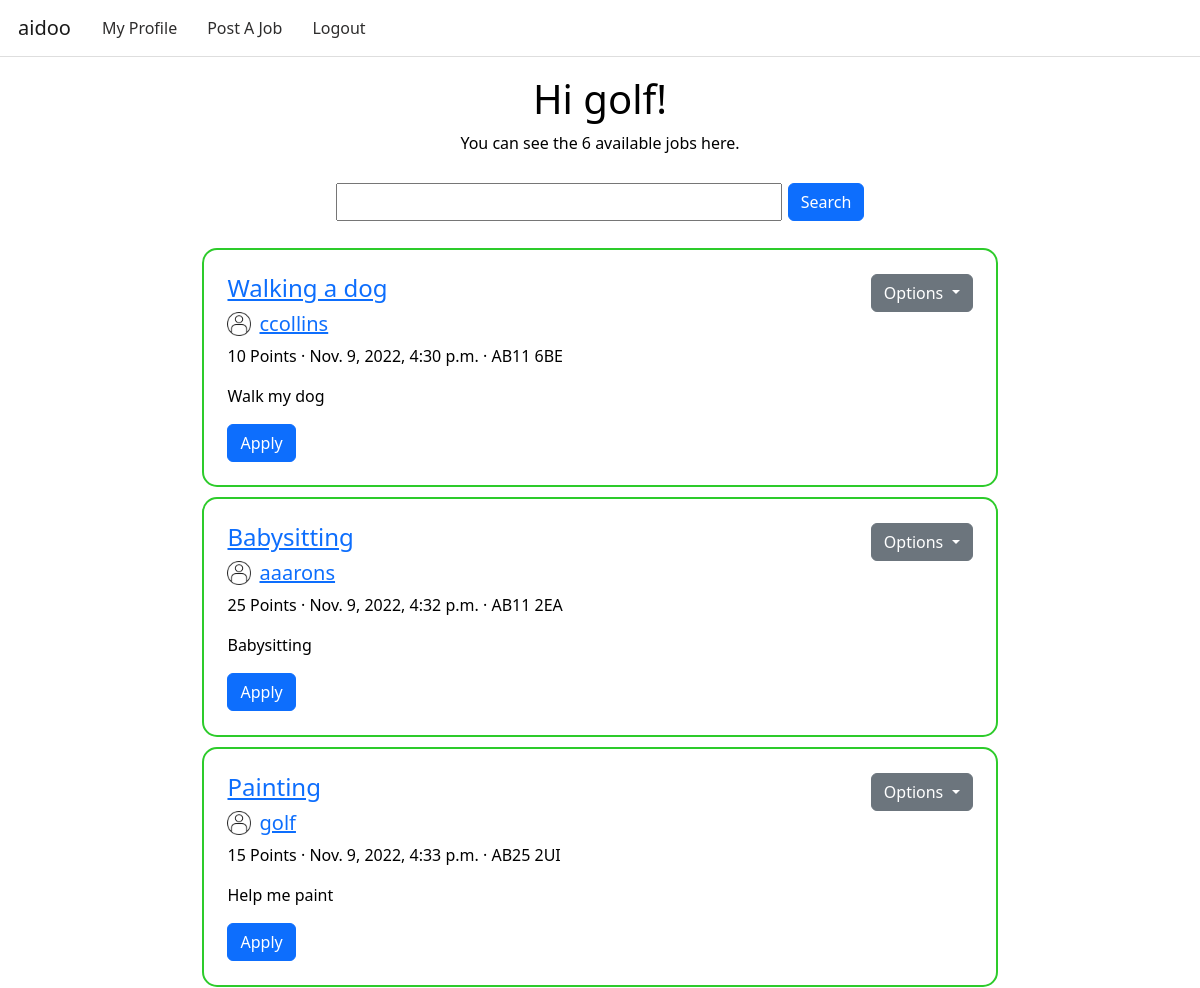
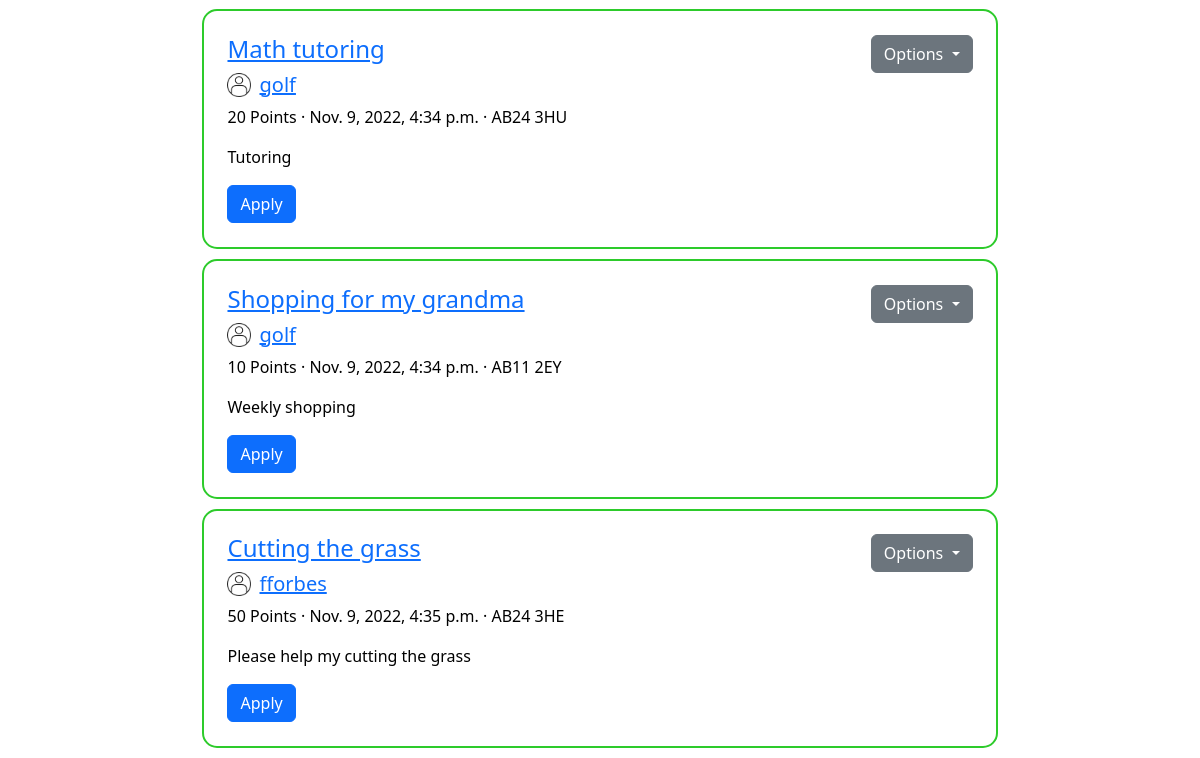
Page /jobs/ (signed in) on the earlier database version (2 pictures, top to bottom).
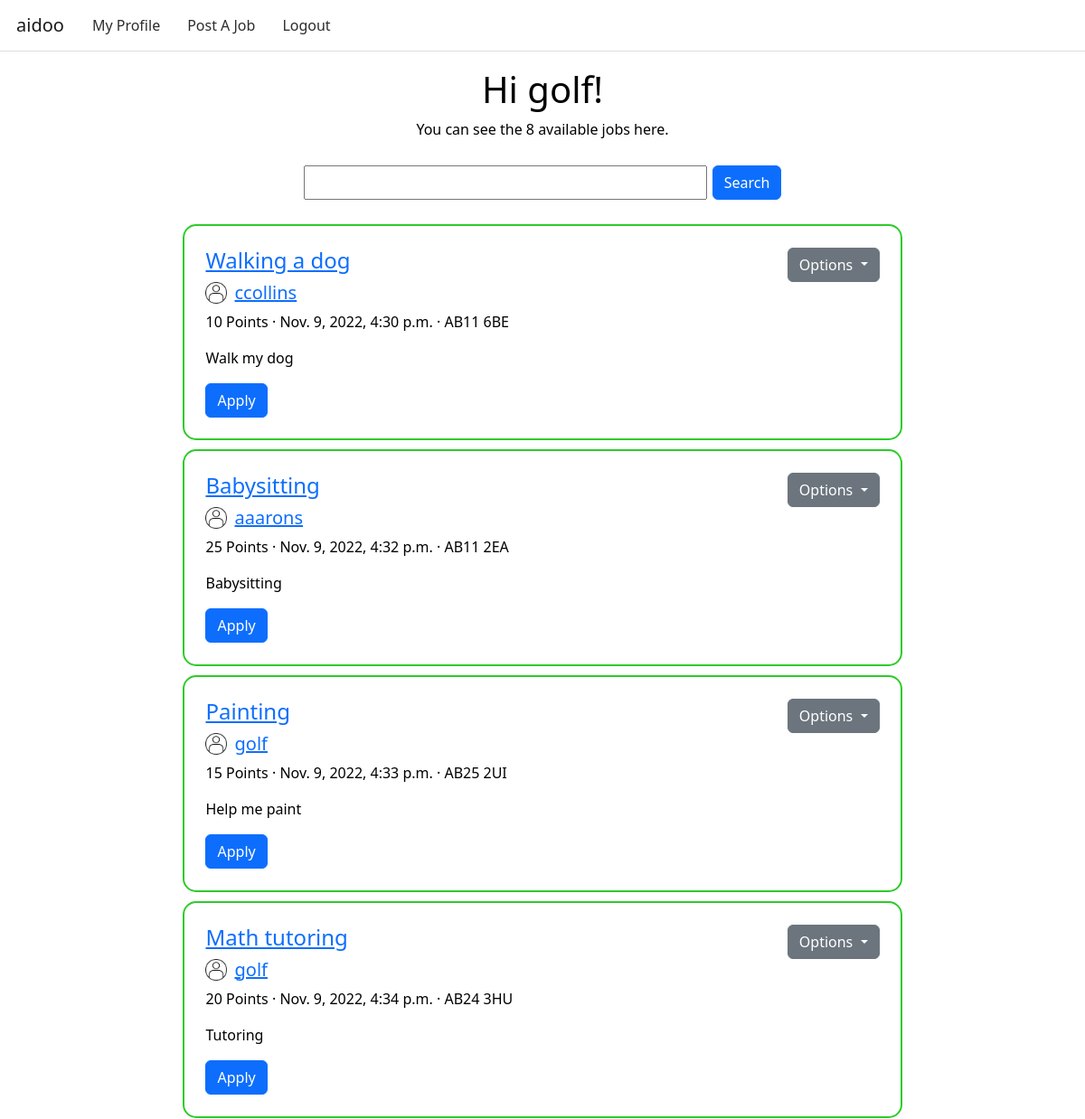
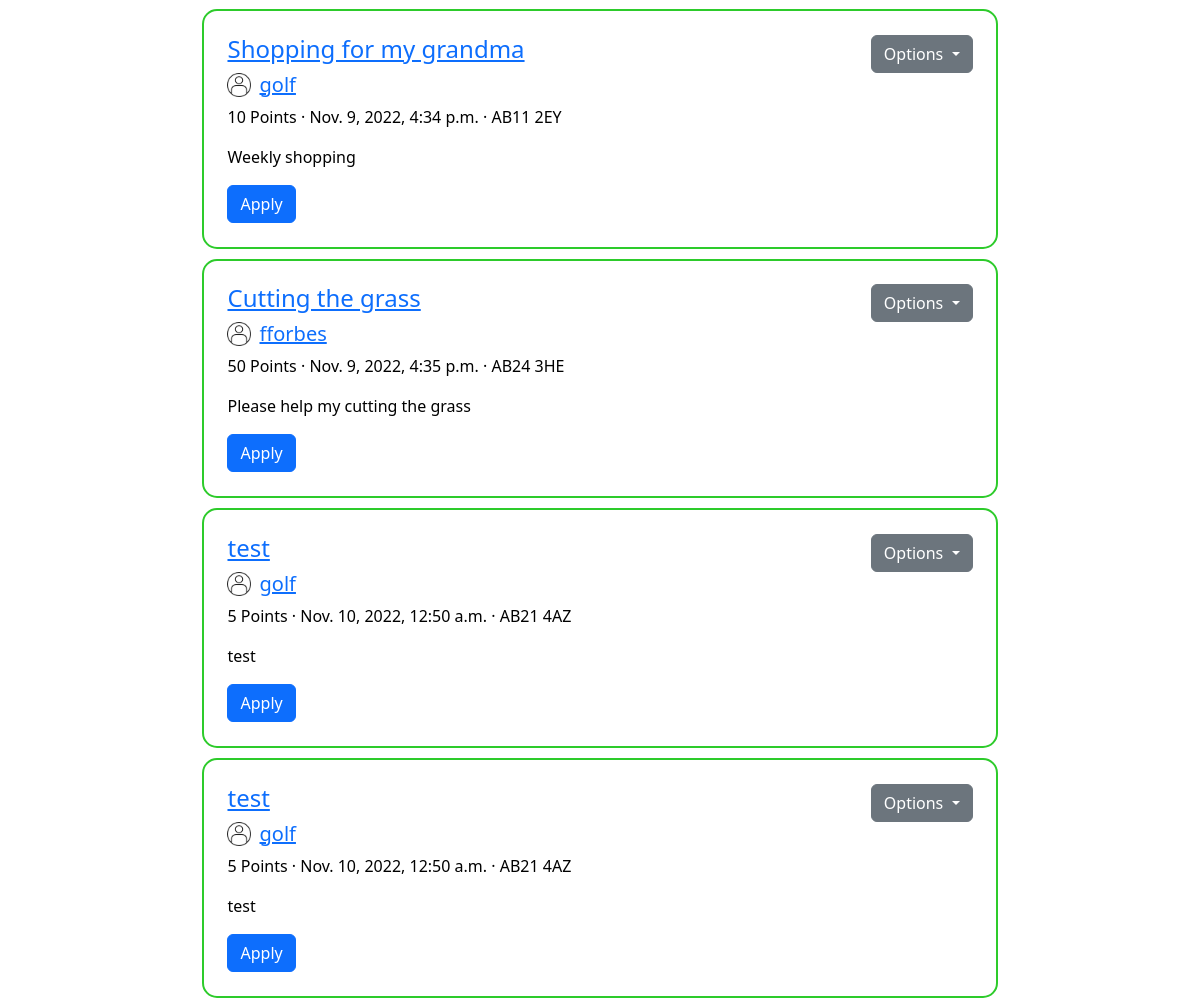
Same page on the later database version (2 pictures, top to bottom).
### jobs/models.py (models this page shows)
class JobPosting(models.Model):
    job_id = models.BigAutoField(primary_key=True)
    poster_id = models.ForeignKey(User, on_delete=models.CASCADE) # Should we use something else on delete?
    location = models.CharField(max_length=8)
    job_title = models.CharField(max_length=50)
    job_short_description = models.CharField(max_length=50)
    job_description = models.CharField(max_length=1000)
    posting_time = models.DateTimeField(default=timezone.now)
    points = models.IntegerField(validators=[MinValueValidator(1)])
    deadline = models.DateTimeField(default=None, blank=True, null=True)
    hidden = models.BooleanField(default=False)
    assigned = models.BooleanField(default=False)
    completed = models.BooleanField(default=False)

### userprofile/models.py (models this page shows)
class User(AbstractUser):
    balance = models.IntegerField(default=0)
    date_of_birth = models.DateField()
    rating = models.FloatField(default=0)
    REQUIRED_FIELDS = ["first_name", "last_name", "email", "date_of_birth"]

### jobs/views.py (the view)
# urls.py: path('', views.JobsView.as_view(), name='home'), # Basic home with the jobs list
class JobsView(ListView):
   model               = JobPosting
   template_name       = 'home.html'
   context_object_name = 'jobs'
   def get_queryset(self):
        filter_val = self.request.GET.get('job_title__icontains', '')
        return JobPosting.objects.filter(hidden=False,job_title__icontains=filter_val)
   def job_count(self):
        return self.get_queryset().count()
   def get_context_data(self, **kwargs):
        context = super().get_context_data(**kwargs)
        context['save_for_later'] = [i.job_id.job_id for i in UserSaveForLater.objects.filter(user_id=self.request.user.id)]
        context['jobs_applied'] = [i.job_id.job_id for i in JobProcess.objects.filter(user_id=self.request.user.id)]
        context['jobs_count'] = self.job_count()
        return context

### templates/home.html (shortened to what this page needs)
{% extends 'base.html' %}
{% block content %}
<nav class="navbar navbar-expand-lg navbar-light">
    <a class="navbar-brand" href="{% url 'home' %}">aidoo</a>
    <div class="collapse navbar-collapse" id="navbarNav">
      <ul class="navbar-nav">
        <li class="nav-item">
          <a class="nav-link" href="{% url 'me' %}">My Profile</a>
        </li>
        <li class="nav-item">
          <a class="nav-link" href="{% url 'post' %}">Post A Job</a>
        </li>
        <li class="nav-item">
          <a class="nav-link" href="{% url 'logout' %}">Logout</a>
        </li>
      </ul>
    </div>
  </nav>
<div class="container">
    <div class="hello text-center">
        <h1>Hi {{ user.username }}!</h1>
        <p>You can see the {{jobs_count}} available jobs here. </p>
    </div>
    <form class="searchform d-flex justify-content-center" method ="get">
        <input class="searchbar" type="text" value='{{request.GET.job_title__icontains}}' name="job_title__icontains"/>
    <button class="btn btn-primary" type="submit">Search</button>
    </form>
    <div class="row d-flex justify-content-center">
        <div class="col jobs-scroll">
            {% for job in jobs %}
                <div class="job-card" class="container">
                    <div class="d-flex justify-content-between">
                        <h4><a href="{% url 'jobdetails' job.job_id %}">{{ job.job_title }}</a></h4>
                        <div class="dropdown">
                            <button class="btn btn-secondary dropdown-toggle" type="button" id="dropdownMenuButton" data-toggle="dropdown" aria-haspopup="true" aria-expanded="false">
                                Options
                            </button>
                          </div>
                    </div>
                    <a href="{% url 'userdetail' job.poster_id.id %}">
                        <div class="d-flex justify-content-start">
                            <img src="../static/assets/user.png"/>
                            <h5>{{ job.poster_id.username }}</h5>
                        </div>
                    </a>
                    <p>{{ job.points }} Points · {{ job.posting_time }} · {{ job.location }}</p>
                    <p>{{ job.job_short_description }}</p>
                    <button
                        class="btn btn-primary",
                        onclick="apply('{{user.id }}','{{ job.job_id }}')"
                        id = "btnApply{{ job.job_id }}"
                    >
                        {% if job.job_id in jobs_applied %}
                            Applied ✓
                        {% else %}
                            Apply
                        {% endif %}
                    </button>
                </div>
            {% endfor %}
        </div>
    </div>
</div>
{% endblock %}

Differences in the rows shown:
added JobPosting: job_title "test", poster_id.username "golf", points "5", posting_time "Nov. 10, 2022, 12:50 a.m.", location "AB21 4AZ", job_short_description "test", shows "Apply"
added JobPosting: job_title "test", poster_id.username "golf", points "5", posting_time "Nov. 10, 2022, 12:50 a.m.", location "AB21 4AZ", job_short_description "test", shows "Apply"
Other differences:
{{ jobs_count }}: "6" → "8"
